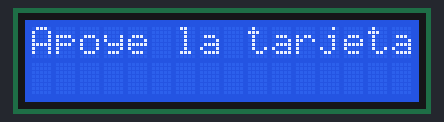
This sketch was run on a simulated Arduino Uno, built with avr-gcc and run on an emulated ATmega328P. Parts: 16×2 character LCD.

Above: at 0.1 s.
At 2.1 s:
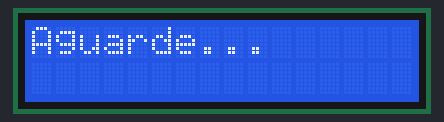
At 5.1 s:
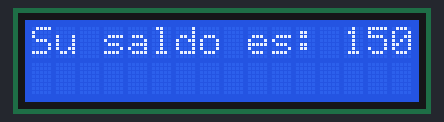
At 7.1 s:
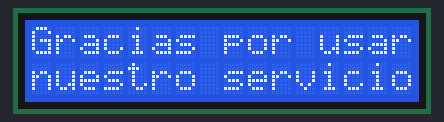

The sketch:

utn_spd_arduino_08_actividad_01.ino
```cpp
// Liberia para LCD
#include <LiquidCrystal.h>
// Configuramos LCD (Pines Entre Arduino y LCD)
LiquidCrystal lcd(12, 11, 5, 4, 3, 2);
int contador = 5;
void setup() {
// Inicializamos LCD
lcd.begin(16, 2);

lcd.setCursor(0, 0);
  lcd.print("Apoye la tarjeta");
delay(2000);
  lcd.clear();


lcd.setCursor(0, 0);
lcd.print("Aguarde...");
delay(3000);
lcd.clear();


lcd.setCursor(0, 0);
lcd.print("Su saldo es: 150");
delay(2000);
lcd.clear();

lcd.setCursor(0, 0);
  lcd.print("Gracias por usar");
lcd.setCursor(0, 2);
lcd.print("nuestro servicio");
}

void loop() {

}
```

Measured:
- what the display in image 1 shows lasts 3.0 s, from 2.1 s to 5.1 s
- what the display in image 2 shows lasts 2.0 s, from 5.1 s to 7.1 s
